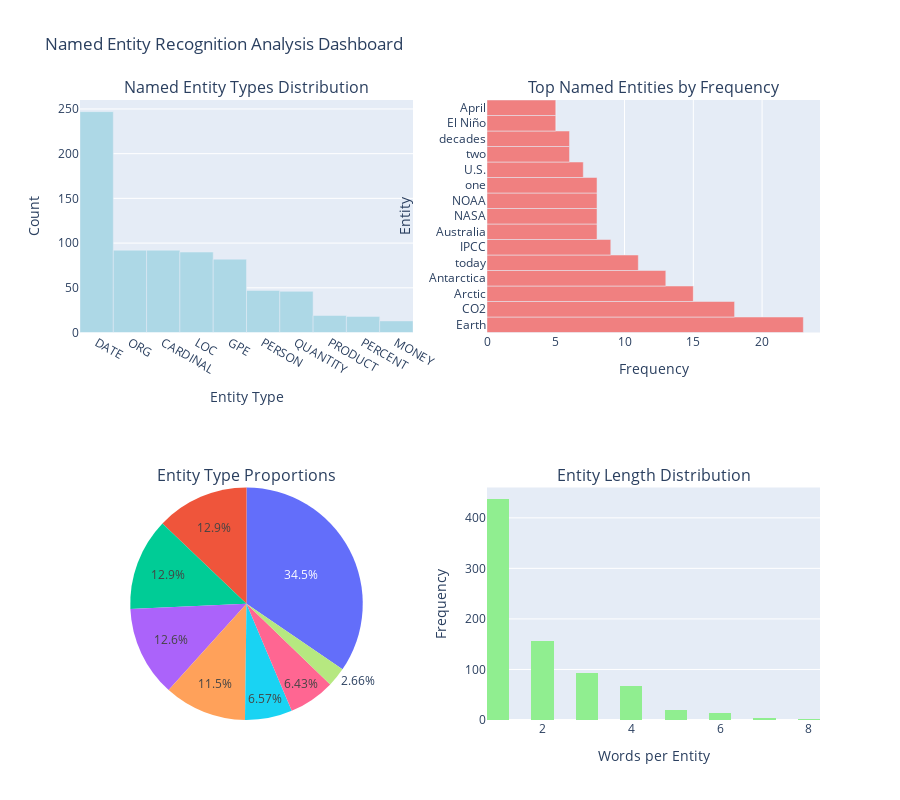

Write notebook code for a chart like this one.
### Markdown cell above
## 📊 Data Visualization and Analysis

Let's create comprehensive visualizations to better understand the patterns in our NER and PoS analysis.

### Code cell
# 1. Named Entity Recognition Visualizations
print("Creating NER visualizations...")

# Prepare data for visualization
entity_df = pd.DataFrame([(k, v) for k, v in sorted_entities], columns=['Entity_Type', 'Count'])
entity_df['Description'] = entity_df['Entity_Type'].apply(lambda x: spacy.explain(x) or x)

# Create figure with subplots
fig = make_subplots(
    rows=2, cols=2,
    subplot_titles=('Named Entity Types Distribution', 'Top Named Entities by Frequency',
                   'Entity Type Proportions', 'Entity Length Distribution'),
    specs=[[{"type": "bar"}, {"type": "bar"}],
           [{"type": "pie"}, {"type": "histogram"}]]
)

# 1. Bar chart of entity types
fig.add_trace(
    go.Bar(x=entity_df['Entity_Type'][:10], y=entity_df['Count'][:10],
           name='Entity Count', marker_color='lightblue'),
    row=1, col=1
)

# 2. Top specific entities
top_entities_overall = Counter([ent['text'] for ent in all_entities_spacy]).most_common(15)
entities_text, entities_count = zip(*top_entities_overall)

fig.add_trace(
    go.Bar(x=list(entities_count), y=list(entities_text), orientation='h',
           name='Frequency', marker_color='lightcoral'),
    row=1, col=2
)

# 3. Pie chart of entity proportions
fig.add_trace(
    go.Pie(labels=entity_df['Entity_Type'][:8], values=entity_df['Count'][:8],
           name="Entity Distribution"),
    row=2, col=1
)

# 4. Entity length distribution
entity_lengths = [len(ent['text'].split()) for ent in all_entities_spacy]
fig.add_trace(
    go.Histogram(x=entity_lengths, nbinsx=20, name='Entity Length',
                marker_color='lightgreen'),
    row=2, col=2
)

# Update layout
fig.update_layout(height=800, showlegend=False, 
                  title_text="Named Entity Recognition Analysis Dashboard")
fig.update_xaxes(title_text="Entity Type", row=1, col=1)
fig.update_yaxes(title_text="Count", row=1, col=1)
fig.update_xaxes(title_text="Frequency", row=1, col=2)
fig.update_yaxes(title_text="Entity", row=1, col=2)
fig.update_xaxes(title_text="Words per Entity", row=2, col=2)
fig.update_yaxes(title_text="Frequency", row=2, col=2)

fig.show()

print("✅ NER visualizations created!")

### Figure 1 — Plotly figure (JSON) as saved in the notebook; plotly's stock layout.template omitted (floating-point values rounded to 4 significant figures; data arrays with more than 128 entries replaced by an {"elided": "..."} marker saying what was removed)
{"data": [{"marker": {"color": "lightblue"}, "name": "Entity Count", "type": "bar", "x": ["DATE", "ORG", "CARDINAL", "LOC", "GPE", "PERSON", "QUANTITY", "PRODUCT", "PERCENT", "MONEY"], "xaxis": "x", "y": [247, 92, 92, 90, 82, 47, 46, 19, 18, 13], "yaxis": "y"}, {"marker": {"color": "lightcoral"}, "name": "Frequency", "orientation": "h", "type": "bar", "x": [23, 18, 15, 13, 11, 9, 8, 8, 8, 8, 7, 6, 6, 5, 5], "xaxis": "x2", "y": ["Earth", "CO2", "Arctic", "Antarctica", "today", "IPCC", "Australia", "NASA", "NOAA", "one", "U.S.", "two", "decades", "El Niño", "April"], "yaxis": "y2"}, {"domain": {"x": [0, 0.45], "y": [0, 0.375]}, "labels": ["DATE", "ORG", "CARDINAL", "LOC", "GPE", "PERSON", "QUANTITY", "PRODUCT"], "name": "Entity Distribution", "type": "pie", "values": [247, 92, 92, 90, 82, 47, 46, 19]}, {"marker": {"color": "lightgreen"}, "name": "Entity Length", "nbinsx": 20, "type": "histogram", "x": {"elided": "790 int values"}, "xaxis": "x3", "yaxis": "y3"}], "layout": {"annotations": [{"font": {"size": 16}, "showarrow": false, "text": "Named Entity Types Distribution", "x": 0.225, "xanchor": "center", "xref": "paper", "y": 1, "yanchor": "bottom", "yref": "paper"}, {"font": {"size": 16}, "showarrow": false, "text": "Top Named Entities by Frequency", "x": 0.775, "xanchor": "center", "xref": "paper", "y": 1, "yanchor": "bottom", "yref": "paper"}, {"font": {"size": 16}, "showarrow": false, "text": "Entity Type Proportions", "x": 0.225, "xanchor": "center", "xref": "paper", "y": 0.375, "yanchor": "bottom", "yref": "paper"}, {"font": {"size": 16}, "showarrow": false, "text": "Entity Length Distribution", "x": 0.775, "xanchor": "center", "xref": "paper", "y": 0.375, "yanchor": "bottom", "yref": "paper"}], "height": 800, "showlegend": false, "title": {"text": "Named Entity Recognition Analysis Dashboard"}, "xaxis": {"anchor": "y", "domain": [0, 0.45], "title": {"text": "Entity Type"}}, "xaxis2": {"anchor": "y2", "domain": [0.55, 1], "title": {"text": "Frequency"}}, "xaxis3": {"anchor": "y3", "domain": [0.55, 1], "title": {"text": "Words per Entity"}}, "yaxis": {"anchor": "x", "domain": [0.625, 1], "title": {"text": "Count"}}, "yaxis2": {"anchor": "x2", "domain": [0.625, 1], "title": {"text": "Entity"}}, "yaxis3": {"anchor": "x3", "domain": [0, 0.375], "title": {"text": "Frequency"}}}}
